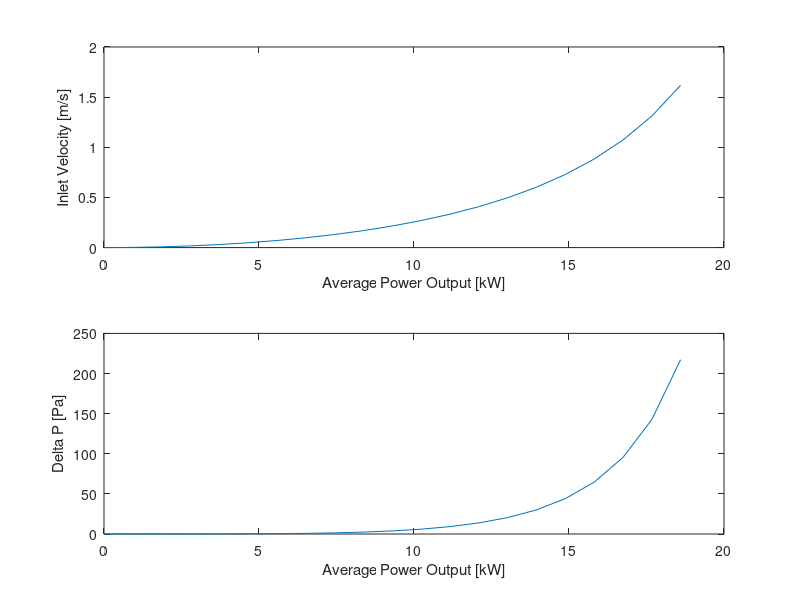

Write the MATLAB code that produced this figure.
%% Bank of Tubes Analysis on Subpack Cooling
clear all 
close all
%% Assumptions
%Nusselt Number correlation does not technically hold true since our flow
%regieme changes as a function of our velocity, however it is a decent
%enough of an approximation

%Average internal resistance of cell used
%Entropic heat not accounted for

%Air properties only evaluated at 30C and 50C
%% Parameters
P_avg = 18.6; % [kW] Average power 

%Cell Spacing (from center of one cell to another)
s_t = 24*10^-3; % [m] traverse spacing
s_l = 23*10^-3; % [m] longitudinal spacing
s_d = sqrt(s_l^2 + s_t^2); %[m] diagonal spacing

%Constants Based on Cell Config (assuming we are 
C1= 0.35*(s_t/s_l)^(1/5);
C2 = 0.95;

%Cell Properties
T_cell_max = 50; %[C] 
T_ambient = 30; %[C]
N_rows = 6; %Number of rows
D_cell = 21.55 *10^-3; %[m] Cell diameter
R_cell = D_cell/2; % [m] Cell radius
k_cell = 2.15; %[W /m K] approximate average value from a paper
L_cell = 70.15*10^-3; % [m] Cell length/height
SA_cell = L_cell*2*pi*R_cell; %[m^2] Surface Area of cell
R_internal = 0.135061; % [Ohms]

%Air Properties at 30 C
rho = 1.164; % [kg/m^3]
Cp = 1006; % [J/kg K]
mu = 18.72*10^-6; % [N s/m^2]
k = 26.62*10^-3; % [W/m K] 
Pr = mu*Cp/k; %

%Air Properties at 50 C (Surface Temp)
rho_s = 1.093; % [kg/m^3]
Cp_s = 1007; % [J/kg K]
mu_s = 19.53*10^-6; % [N s/m^2]
k_s = 28.08*10^-3; % [W/m K]
Pr_s = mu_s*Cp_s/k_s; %


%Pack Properties
V_nom = 504; % [V]



%% Calculations

%Matrix Initialization
n = 20; % number of intervals
P = 0:P_avg/n:P_avg;
V_inlet = size(P);
P_delta = size(P);

for i = 1:length(P)
    P_avg = P(i);
    %Heat generation and temperature calcs
    I = (P_avg*1000/V_nom)/3; %[A]
    q_total = I^2*R_internal; % [W]
    q_vol_gen = q_total/(pi*R_cell^2*L_cell); %[W/m^3]
    T_s = T_cell_max-(q_vol_gen*R_cell^2)/(4*k_cell); 
    
    %Heat transfer coefficient 
    h= q_total/((T_s-T_ambient)*SA_cell);
    
    %Flow characteristics
    Nu = h*D_cell/k_s;
    Re_max = Nu/(C1*C2*Pr^0.36*(Pr/Pr_s)^0.25);
    
    %Checking where max velocity occurs
    A1 = (s_t-D_cell);
    A2 = 2*(s_d-D_cell);
    if A2<A1
        V_max = Re_max*mu/(rho*2*(s_d-D_cell)); %Vmax is at A2
        V_inlet(i) = V_max*2*(s_d-D_cell)/s_t;
    else
        V_max = Re_max*mu/(rho*(s_t-D_cell)); %Vmax is at A1
        V_inlet(i) = V_max*2*(s_t-D_cell)/s_t;
    end
    
    %Pressure Drop
    
    P_l = s_l/D_cell;
    P_t = s_t/D_cell;
    P_ratio = P_t/P_l;
    %Rough estimates of pressure drop coefficient
    X=1.1; 
    f = 0.9;
    P_delta(i) = N_rows*X*(rho*V_max^2/2)*f; %[Pa]
end

%% Plotting
figure()
subplot(2,1,1)
plot(P,V_inlet)
ylabel('Inlet Velocity [m/s]')
xlabel('Average Power Output [kW]')

subplot(2,1,2)
plot(P,P_delta)
ylabel('Delta P [Pa]')
xlabel('Average Power Output [kW]')